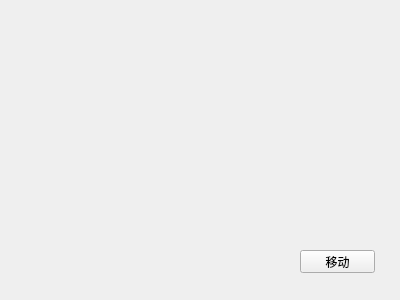
<?xml version="1.0" encoding="UTF-8"?>
<ui version="4.0">
 <class>Widget</class>
 <widget class="QWidget" name="Widget">
  <property name="geometry">
   <rect>
    <x>0</x>
    <y>0</y>
    <width>400</width>
    <height>300</height>
   </rect>
  </property>
  <property name="windowTitle">
   <string>Widget</string>
  </property>
  <widget class="QPushButton" name="pushButton">
   <property name="geometry">
    <rect>
     <x>300</x>
     <y>250</y>
     <width>75</width>
     <height>23</height>
    </rect>
   </property>
   <property name="text">
    <string>移动</string>
   </property>
  </widget>
 </widget>
 <layoutdefault spacing="6" margin="11"/>
 <resources/>
 <connections/>
</ui>
